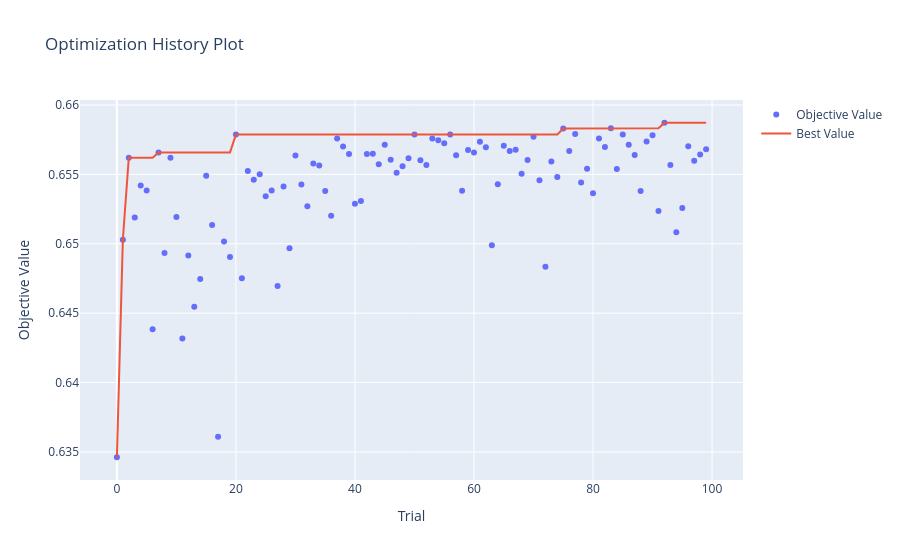

Notebook code for this chart:
### Markdown cell above
## Hyperparameter Tuning with Optuna

Searches XGBoost hyperparameters against the same walk-forward AUC used for window selection, so tuning and window choice are evaluated the same way.

### Code cell
# 1) Optuna study maximising rolling-window AUC -- genuinely distributed:
# both this machine and the laptop's eGPU connect to the SAME study via a
# shared PostgreSQL backend, so the TPE sampler is informed by every
# completed trial from EITHER machine in real time (not two blind searches
# merged after the fact, which is what the previous version of this cell did).
import subprocess, os, time, json

STORAGE_URL = "postgresql://optuna_user:optuna_pass123@localhost:5432/optuna_db"  # desktop connects to its own Postgres via localhost, never a LAN IP that can change under it
STUDY_NAME = f"xgb_tuning_{pd.Timestamp.now().strftime('%Y%m%d_%H%M%S')}"  # fresh study -- weight_class fix changes the tuning data, so reusing the old study's completed trials would be wrong
TRIAL_CAP = 100  # combined total across both machines

sampler = TPESampler(
    multivariate=True,
    n_startup_trials=20,
    seed=42
)

try:
    study = optuna.create_study(
        storage=STORAGE_URL,
        study_name=STUDY_NAME,
        sampler=sampler,
        direction="maximize",
        load_if_exists=True,
    )
except Exception as e:
    # ponytail: no local Postgres reachable (e.g. a cloud run) -- fall back to an
    # in-process study. Costs cross-machine trial sharing only, not the search itself.
    print(f"Postgres unreachable ({e}) -- running an in-process Optuna study instead.")
    study = optuna.create_study(sampler=sampler, direction="maximize")

# Tune only on fights before the final holdout window so trial
# selection never sees the test period
tuning_df = full_ufc_selected[full_ufc_selected["date_d"] < train_end]

# --- Dispatch the laptop's eGPU (GTX 1660 SUPER) to join the SAME study ---
LAPTOP_HOST = "michael@10.1.1.242"
LAPTOP_KEY = os.path.expanduser("~/.ssh/laptop_g7")
REMOTE_DIR = "~/ufc_trial_worker"
LOCAL_SCRATCH = "/tmp/claude-1000/-home-michael-Documents-Python-my-ufc-prediction/4b12ecbe-f93e-4d9a-9c23-2808e1fde28c/scratchpad"

tuning_export_path = f"{LOCAL_SCRATCH}/tuning_df_export.parquet"
meta_export_path = f"{LOCAL_SCRATCH}/tuning_meta.json"
laptop_done_path = f"{LOCAL_SCRATCH}/laptop_shared_done"

tuning_df.to_parquet(tuning_export_path, index=False)
json.dump(
    {"best_train_months": int(best_train_months), "best_test_months": int(best_test_months)},
    open(meta_export_path, "w")
)

# ponytail: laptop is optional acceleration, not a dependency -- if it's
# unreachable (off, asleep, network down), fall back to desktop-only tuning
# against the same shared study rather than crashing the whole run.
laptop_joined = False
try:
    subprocess.run(["ssh", "-i", LAPTOP_KEY, LAPTOP_HOST, f"mkdir -p {REMOTE_DIR}"], check=True, timeout=15)
    subprocess.run(
        ["scp", "-i", LAPTOP_KEY, tuning_export_path, meta_export_path,
         f"{LOCAL_SCRATCH}/cell4_helpers_fresh.py", f"{LOCAL_SCRATCH}/shared_study_worker.py",
         f"{LAPTOP_HOST}:{REMOTE_DIR}/"],
        check=True, timeout=120
    )

    remote_venv = "~/gpu_smoke_test_venv/bin/python"
    remote_cmd = (
        f"cd {REMOTE_DIR} && CUDA_DEVICE_ORDER=PCI_BUS_ID setsid nohup {remote_venv} "
        f"shared_study_worker.py tuning_df_export.parquet tuning_meta.json {STUDY_NAME} {TRIAL_CAP} "
        f"cuda:1 43 laptop_shared_done < /dev/null > worker.log 2>&1 &"
    )
    # -f backgrounds the ssh client itself right after auth, before running the
    # remote command -- plain "nohup ... &" alone leaves ssh hanging waiting on
    # the channel even with output redirected (confirmed via smoke test).
    subprocess.run(["ssh", "-f", "-i", LAPTOP_KEY, LAPTOP_HOST, remote_cmd], check=True, timeout=15)
    laptop_joined = True
    print(f"Laptop eGPU joined shared study '{STUDY_NAME}' (combined cap: {TRIAL_CAP} trials)...")
except (subprocess.CalledProcessError, subprocess.TimeoutExpired) as e:
    print(f"Laptop unreachable ({e}) -- continuing desktop-only against '{STUDY_NAME}' "
          f"(cap: {TRIAL_CAP} trials, all on CPU since the desktop GPU is also down).")


def objective(trial):
    """Optuna objective: rolling-window cross-validated AUC.

    Suggests an XGBoost parameter set, evaluates it with the same
    monthly rolling-window scheme used for window selection, and
    returns the pooled out-of-sample AUC for Optuna to maximise.

    Parameters
    ----------
    trial : optuna.trial.Trial
        The current Optuna trial.

    Returns
    -------
    float
        Pooled test AUC across the rolling-window folds.
    """
    params = {
        "objective": "binary:logistic",
        "eval_metric": "logloss",
        "verbosity": 0,
        "random_state": 42,

        "max_depth": trial.suggest_int(
            "max_depth",
            1,
            6
        ),

        "learning_rate": trial.suggest_float(
            "learning_rate",
            0.002,
            0.05,
            log=True
        ),

        "n_estimators": trial.suggest_int(
            "n_estimators",
            400,
            1600
        ),

        "min_child_weight": trial.suggest_int(
            "min_child_weight",
            1,
            50
        ),

        "gamma": trial.suggest_float(
            "gamma",
            1e-8,
            10,
            log=True
        ),

        "subsample": trial.suggest_float(
            "subsample",
            0.6,
            1.0
        ),

        "colsample_bytree": trial.suggest_float(
            "colsample_bytree",
            0.6,
            1.0
        ),

        "reg_alpha": trial.suggest_float(
            "reg_alpha",
            1e-8,
            10,
            log=True
        ),

        "reg_lambda": trial.suggest_float(
            "reg_lambda",
            1e-8,
            10,
            log=True
        ),

        "enable_categorical": True,
        "tree_method": "hist",
        "device": "cpu"  # desktop GPU broken; laptop worker below still uses its own cuda:1
    }


    preds = train_test_windows_by_month(
        tuning_df,
        train_months=best_train_months,
        test_months=best_test_months,
        model_params=params
    )


    cv_metrics = evaluate_cv_predictions(
        preds,
        verbose=False
    )


    return cv_metrics["AUC"]


def stop_when_enough(study, trial):
    """Global stop once the SHARED study (both machines combined) hits the cap.

    A small overshoot (typically +1 trial) is possible if both machines
    check right around the boundary at the same time -- negligible at this
    scale (100 trials) and not worth extra coordination overhead to avoid.
    """
    n_complete = len([t for t in study.get_trials(deepcopy=False)
                       if t.state == TrialState.COMPLETE])
    if n_complete >= TRIAL_CAP:
        study.stop()


study.optimize(
    objective,
    n_trials=None,
    callbacks=[stop_when_enough],
)

# --- wait for the laptop worker to also see the cap and stop (only if it joined) ---
if laptop_joined:
    print("Waiting for laptop eGPU worker to finish...")
    wait_start = time.time()
    while True:
        check = subprocess.run(
            ["ssh", "-i", LAPTOP_KEY, LAPTOP_HOST, f"test -f {REMOTE_DIR}/laptop_shared_done"],
            timeout=30
        )
        if check.returncode == 0:
            break
        time.sleep(30)
        print(f"  ...still waiting ({time.time() - wait_start:.0f}s elapsed)")

completed = [t for t in study.trials if t.state == TrialState.COMPLETE]
print(f"Shared study '{STUDY_NAME}' complete: {len(completed)} trials total "
      f"(desktop + laptop combined). Best AUC: {study.best_value:.4f}")
print("Best params:", study.best_params)


# 2) Re-fit on full data (using the overall best across BOTH machines)
best = XGBClassifier(
    **study.best_params,
    objective="binary:logistic",
    eval_metric="logloss",
    verbosity=0,
    enable_categorical=True,
    tree_method="hist",
    device="cpu",
    random_state=42
)


best.fit(
    X_train,
    y_train
)


fig = plot_optimization_history(study)
fig.show()

### Figure 1 — Plotly figure (JSON) as saved in the notebook; plotly's stock layout.template omitted (floating-point values rounded to 4 significant figures)
{"data": [{"mode": "markers", "name": "Objective Value", "type": "scatter", "x": [0, 1, 2, 3, 4, 5, 6, 7, 8, 9, 10, 11, 12, 13, 14, 15, 16, 17, 18, 19, 20, 21, 22, 23, 24, 25, 26, 27, 28, 29, 30, 31, 32, 33, 34, 35, 36, 37, 38, 39, 40, 41, 42, 43, 44, 45, 46, 47, 48, 49, 50, 51, 52, 53, 54, 55, 56, 57, 58, 59, 60, 61, 62, 63, 64, 65, 66, 67, 68, 69, 70, 71, 72, 73, 74, 75, 76, 77, 78, 79, 80, 81, 82, 83, 84, 85, 86, 87, 88, 89, 90, 91, 92, 93, 94, 95, 96, 97, 98, 99], "y": [0.6346, 0.6503, 0.6562, 0.6519, 0.6542, 0.6538, 0.6438, 0.6566, 0.6493, 0.6562, 0.6519, 0.6432, 0.6491, 0.6455, 0.6475, 0.6549, 0.6513, 0.6361, 0.6502, 0.649, 0.6579, 0.6475, 0.6552, 0.6546, 0.655, 0.6534, 0.6538, 0.647, 0.6541, 0.6497, 0.6564, 0.6543, 0.6527, 0.6558, 0.6556, 0.6538, 0.652, 0.6576, 0.657, 0.6565, 0.6529, 0.6531, 0.6565, 0.6565, 0.6557, 0.6571, 0.6561, 0.6551, 0.6556, 0.6562, 0.6579, 0.656, 0.6557, 0.6576, 0.6575, 0.6572, 0.6579, 0.6564, 0.6538, 0.6568, 0.6566, 0.6573, 0.657, 0.6499, 0.6543, 0.6571, 0.6567, 0.6568, 0.655, 0.656, 0.6577, 0.6546, 0.6483, 0.6559, 0.6548, 0.6583, 0.6567, 0.6579, 0.6544, 0.6554, 0.6536, 0.6576, 0.657, 0.6583, 0.6554, 0.6579, 0.6571, 0.6564, 0.6538, 0.6574, 0.6578, 0.6524, 0.6587, 0.6557, 0.6508, 0.6526, 0.657, 0.656, 0.6564, 0.6568]}, {"mode": "lines", "name": "Best Value", "type": "scatter", "x": [0, 1, 2, 3, 4, 5, 6, 7, 8, 9, 10, 11, 12, 13, 14, 15, 16, 17, 18, 19, 20, 21, 22, 23, 24, 25, 26, 27, 28, 29, 30, 31, 32, 33, 34, 35, 36, 37, 38, 39, 40, 41, 42, 43, 44, 45, 46, 47, 48, 49, 50, 51, 52, 53, 54, 55, 56, 57, 58, 59, 60, 61, 62, 63, 64, 65, 66, 67, 68, 69, 70, 71, 72, 73, 74, 75, 76, 77, 78, 79, 80, 81, 82, 83, 84, 85, 86, 87, 88, 89, 90, 91, 92, 93, 94, 95, 96, 97, 98, 99], "y": [0.6346, 0.6503, 0.6562, 0.6562, 0.6562, 0.6562, 0.6562, 0.6566, 0.6566, 0.6566, 0.6566, 0.6566, 0.6566, 0.6566, 0.6566, 0.6566, 0.6566, 0.6566, 0.6566, 0.6566, 0.6579, 0.6579, 0.6579, 0.6579, 0.6579, 0.6579, 0.6579, 0.6579, 0.6579, 0.6579, 0.6579, 0.6579, 0.6579, 0.6579, 0.6579, 0.6579, 0.6579, 0.6579, 0.6579, 0.6579, 0.6579, 0.6579, 0.6579, 0.6579, 0.6579, 0.6579, 0.6579, 0.6579, 0.6579, 0.6579, 0.6579, 0.6579, 0.6579, 0.6579, 0.6579, 0.6579, 0.6579, 0.6579, 0.6579, 0.6579, 0.6579, 0.6579, 0.6579, 0.6579, 0.6579, 0.6579, 0.6579, 0.6579, 0.6579, 0.6579, 0.6579, 0.6579, 0.6579, 0.6579, 0.6579, 0.6583, 0.6583, 0.6583, 0.6583, 0.6583, 0.6583, 0.6583, 0.6583, 0.6583, 0.6583, 0.6583, 0.6583, 0.6583, 0.6583, 0.6583, 0.6583, 0.6583, 0.6587, 0.6587, 0.6587, 0.6587, 0.6587, 0.6587, 0.6587, 0.6587]}, {"marker": {"color": "#cccccc"}, "mode": "markers", "name": "Infeasible Trial", "showlegend": false, "type": "scatter", "x": [], "y": []}], "layout": {"title": {"text": "Optimization History Plot"}, "xaxis": {"title": {"text": "Trial"}}, "yaxis": {"title": {"text": "Objective Value"}}}}
